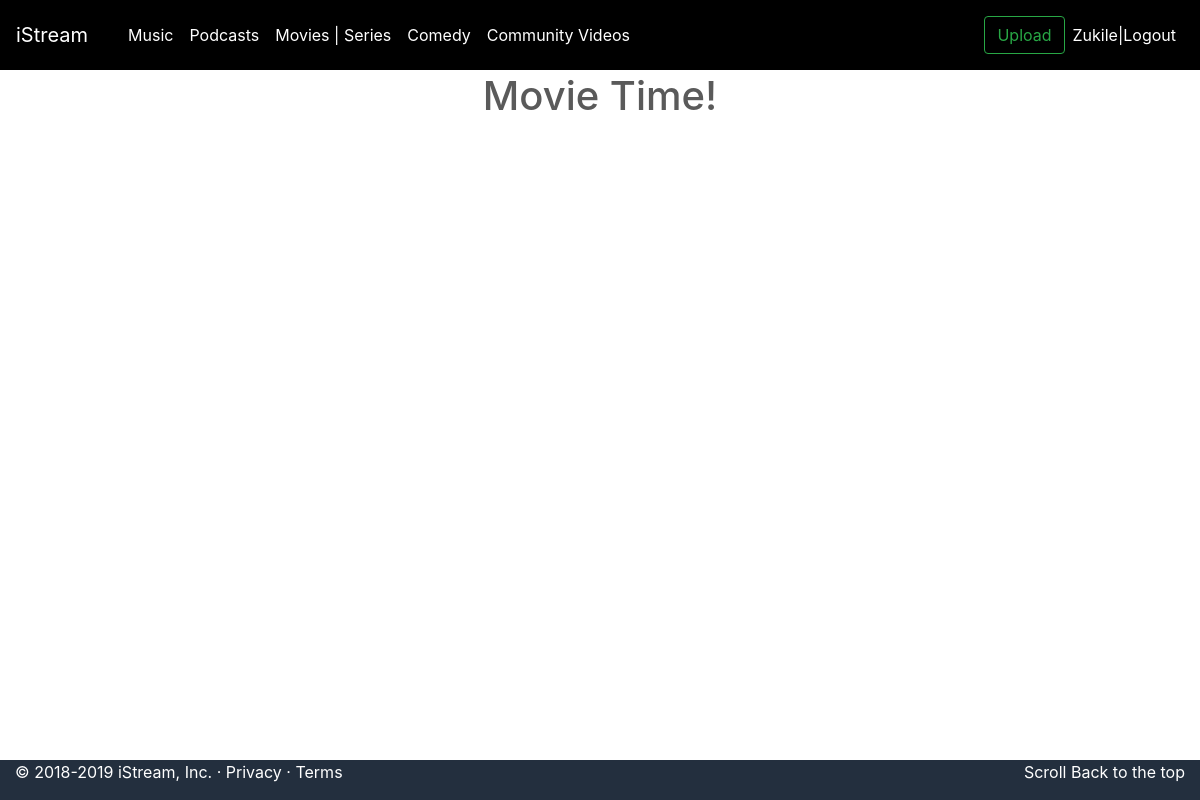
Page /movie (signed in) on the earlier database version.
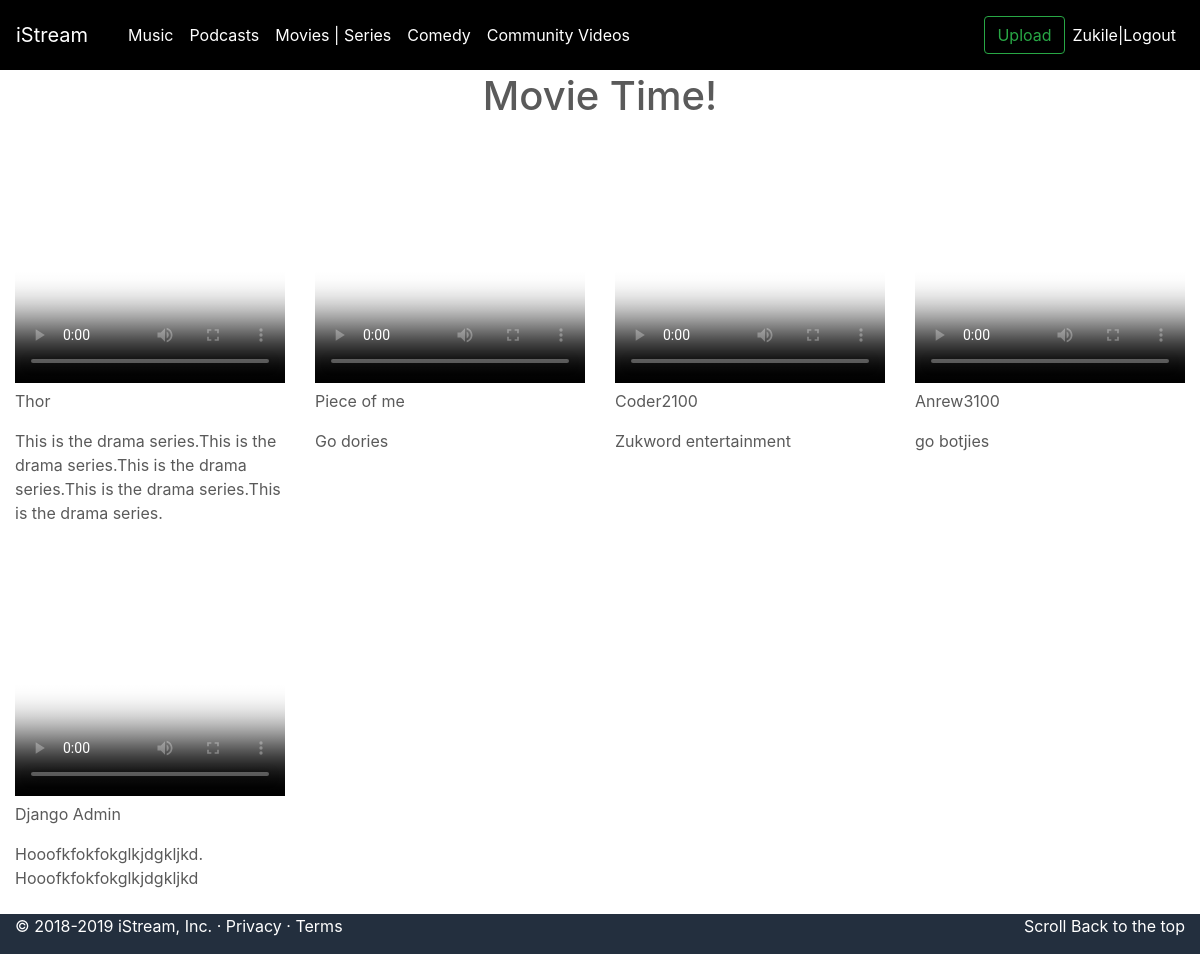
Same page on the later database version.
### entertainments/models.py (models this page shows, shortened)
class Movie(models.Model):
    title = models.CharField(max_length=250)
    film_type = models.CharField(choices=FILM_CHOICES, default='Home Entertainment', max_length=60)
    details = models.TextField()
    movie = models.FileField(upload_to='videos/',validators=[video_validation_extention])#from validators.py
    cover_image = models.ImageField(upload_to='images/',validators=[image_validation_extension])

### entertainments/views.py (the view)
# urls.py: path("movie", views.movie, name="movie"),
@login_required(login_url='accounts:login')
def movie(request):
    context = {
        "movies": Movie.objects.all()
    }
    return render(request, "entertainments/movie.html", context)

### entertainments/templates/entertainments/movie.html (shortened to what this page needs)
{% extends 'ads/base.html' %}
{% block content %}
<br>
<h1>Movie Time!</h1>
<div class="container-fluid">
<div class="row">
        {% for movie in movies %}
    <div class="col-sm-3">
        <video id='my-video' class='' controls preload='auto' width='640' height='255'
        poster='{{ movie.cover_image.url }}' data-setup='{}'>
          <source src='{{ movie.movie.url }}' type='video/mp4'>
        </video>
        <p> {{ movie.title }}</p>
        <p> {{ movie.details }}</p>
     </div>
     {% endfor %}
    </div>
  </div>
{% endblock content %}

Differences in the rows shown:
added Movie: title "Thor", details "This is the drama series.This is the drama series.This is the drama series.This is the drama series.This is the drama series."
added Movie: title "Piece of me", details "Go dories"
added Movie: title "Coder2100", details "Zukword entertainment"
added Movie: title "Anrew3100", details "go botjies"
added Movie: title "Django Admin", details "Hooofkfokfokglkjdgkljkd. Hooofkfokfokglkjdgkljkd"
